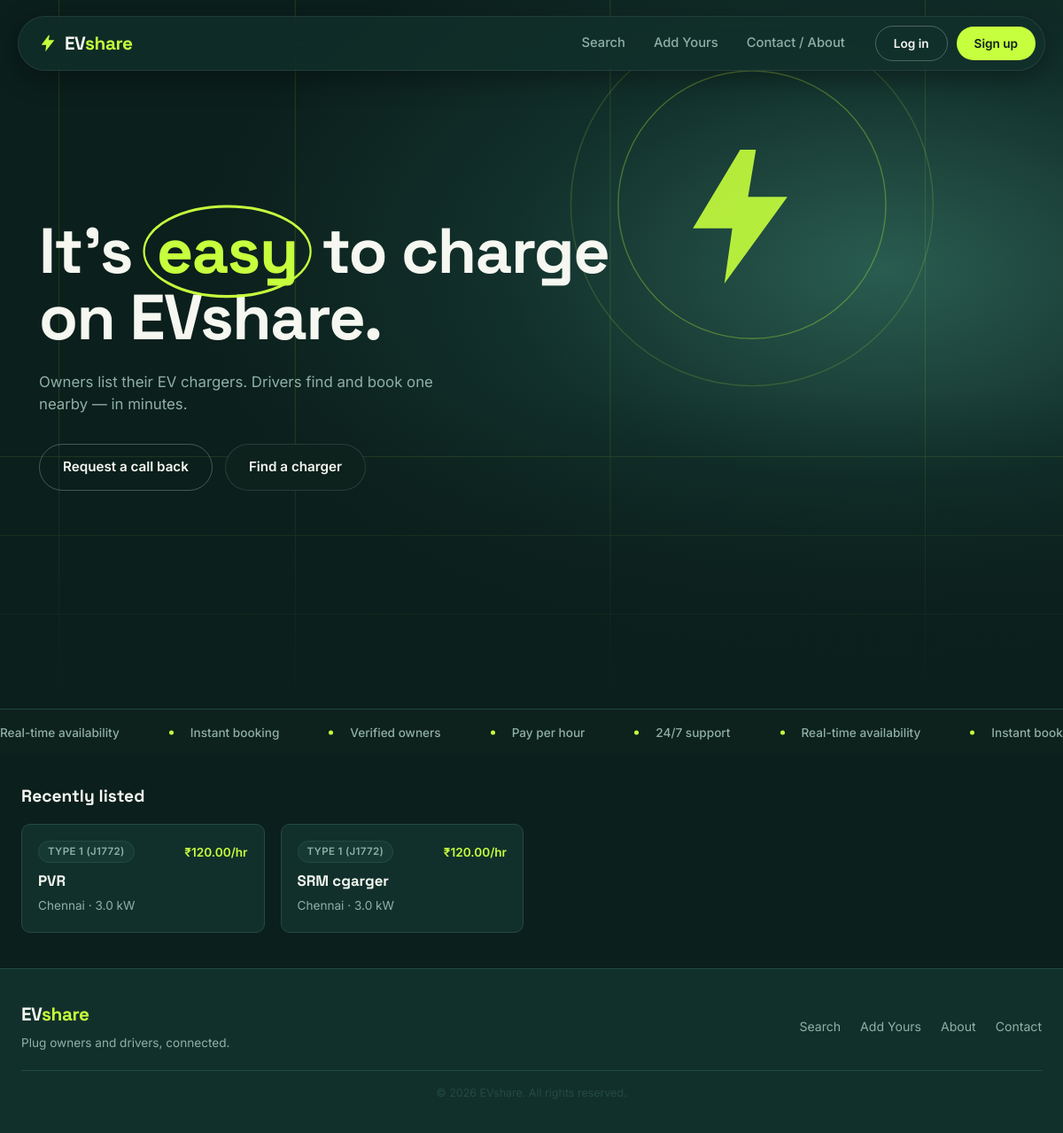
The page / on the database its author committed.
### EVshare/models.py (models this page shows, shortened)
class Charger(models.Model):
    owner = models.ForeignKey(
        settings.AUTH_USER_MODEL,
        on_delete=models.CASCADE,
        related_name='chargers'
    )
    title = models.CharField(max_length=100)
    address = models.CharField(max_length=255)
    city = models.CharField(max_length=100)
    latitude = models.DecimalField(max_digits=9, decimal_places=6, null=True, blank=True)
    longitude = models.DecimalField(max_digits=9, decimal_places=6, null=True, blank=True)
    connector_type = models.CharField(max_length=20, choices=CONNECTOR_CHOICES)
    power_kw = models.DecimalField(max_digits=5, decimal_places=1, help_text="Charging speed in kW")
    price_per_hour = models.DecimalField(max_digits=6, decimal_places=2)
    description = models.TextField(blank=True)
    is_available = models.BooleanField(default=True)
    created_at = models.DateTimeField(auto_now_add=True)
    class Meta:
        ordering = ['-created_at']

### EVshare/views.py (the view)
# urls.py: path('', views.home, name='home'),
def home(request):
    featured = Charger.objects.filter(is_available=True)[:6]
    return render(request, 'EVshare/home.html', {'featured': featured})

### EVshare/templates/EVshare/home.html (shortened to what this page needs)
{% extends "base.html" %}
{% load static %}
{% block main_class %}no-top-pad{% endblock %}
{% block pre_main %}
  <section class="hero-bleed">
    <div class="hero-bleed__bg" aria-hidden="true">
    </div>
    <div class="hero-bleed__content">
      <h1 class="hero-bleed__title">It&rsquo;s <span class="circled-word">easy<svg class="circled-word__ring" viewBox="0 0 220 90" preserveAspectRatio="none"><ellipse cx="110" cy="45" rx="106" ry="41"/></svg></span> to charge<br>on EVshare.</h1>
      <p class="hero-bleed__sub">Owners list their EV chargers. Drivers find and book one nearby — in minutes.</p>
      <div class="hero-bleed__actions">
        <a href="{% url 'contact' %}" class="btn btn-pill-outline btn-lg">Request a call back</a>
        <a href="{% url 'search_chargers' %}" class="btn btn-pill-solid-dark btn-lg">Find a charger</a>
      </div>
    </div>
  </section>
  <div class="ticker">
    <div class="ticker__track">
      <span>Real-time availability</span>
      <span>Instant booking</span>
      <span>Verified owners</span>
      <span>Pay per hour</span>
      <span>24/7 support</span>
      <span>Real-time availability</span>
      <span>Instant booking</span>
    </div>
  </div>
{% endblock %}
{% block content %}
<h2 class="side-title">Recently listed</h2>
<div class="card-grid">
  {% for charger in featured %}
    <a href="{% url 'charger_detail' charger.pk %}" class="card">
      <div class="card-top">
        <span class="badge">{{ charger.get_connector_type_display }}</span>
        <span class="card-price">₹{{ charger.price_per_hour }}/hr</span>
      </div>
      <h3>{{ charger.title }}</h3>
      <p class="card-meta">{{ charger.city }} · {{ charger.power_kw }} kW</p>
    </a>
  {% empty %}
    <p class="empty-state">No chargers listed yet — be the first!</p>
  {% endfor %}
</div>
{% endblock %}

### static/css/style.css (style rules this page uses)
:root { --ink: #0B1F1C; --panel: #12302B; --panel-2: #163a33; --line: #234B43; --paper: #F5F7F0; --muted: #8FB0A6; --charge: #C6FF3D; --charge-dim: #8FCB1F; --font-display: 'Space Grotesk', sans-serif; --font-body: 'Inter', sans-serif; --radius: 10px; --header-h: 72px; }
* { box-sizing: border-box; }
html { scroll-behavior: smooth; }
body { margin: 0; min-height: 100vh; display: flex; flex-direction: column; background: var(--ink) url('../images/site-background.svg') center top / cover no-repeat; color: var(--paper); font-family: var(--font-body); line-height: 1.5; }
a { color: inherit; text-decoration: none; }
.btn { display: inline-flex; align-items: center; gap: 8px; font-family: var(--font-body); font-weight: 600; font-size: 0.88rem; padding: 9px 18px; border-radius: 999px; border: 1px solid transparent; cursor: pointer; transition: transform .15s ease, background .2s ease, border-color .2s ease, color .2s ease; white-space: nowrap; }
body { padding-top: 0; }
.btn-pill-outline { display: inline-flex; align-items: center; gap: 8px; font-weight: 600; font-size: 0.85rem; padding: 9px 20px; border-radius: 999px; border: 1px solid rgba(255,255,255,0.25); color: var(--paper); background: transparent; transition: border-color .2s ease, color .2s ease, transform .15s ease; white-space: nowrap; }
.btn-pill-solid-dark { display: inline-flex; align-items: center; gap: 8px; font-weight: 600; font-size: 0.95rem; padding: 14px 28px; border-radius: 999px; border: none; color: var(--paper); background: #0d211d; border: 1px solid rgba(255,255,255,0.12); transition: background .2s ease, transform .15s ease; white-space: nowrap; }
.btn-lg { padding: 14px 26px; font-size: 0.95rem; }
.hero-bleed { position: relative; width: 100%; min-height: 100vh; display: flex; align-items: center; overflow: hidden; }
.hero-bleed__bg { position: absolute; inset: 0; z-index: 0; }
.hero-bleed__bg svg { width: 100%; height: 100%; display: block; }
.hero-bleed__content { position: relative; z-index: 1; max-width: 1160px; margin: 0 auto; padding: 0 24px; width: 100%; }
.hero-bleed__title { font-family: var(--font-display); font-weight: 700; font-size: clamp(2.4rem, 6vw, 4.6rem); line-height: 1.05; letter-spacing: -0.02em; margin: 0 0 22px; max-width: 900px; }
.circled-word { position: relative; display: inline-block; color: var(--charge); padding: 0 0.15em; }
.circled-word__ring { position: absolute; inset: -0.25em -0.1em; width: calc(100% + 0.2em); height: calc(100% + 0.5em); pointer-events: none; }
.hero-bleed__sub { color: var(--muted); font-size: 1.05rem; max-width: 480px; margin: 0 0 32px; }
.hero-bleed__actions { display: flex; gap: 14px; flex-wrap: wrap; }
.ticker { position: relative; width: 100%; overflow: hidden; background: #0d211d; border-top: 1px solid var(--line); padding: 16px 0; }
.ticker__track { display: flex; gap: 40px; white-space: nowrap; animation: ticker-scroll 22s linear infinite; width: max-content; }
.ticker__track span { color: var(--muted); font-size: 0.85rem; font-weight: 500; position: relative; padding-left: 40px; }
.ticker__track span::before { content: ""; position: absolute; left: 16px; top: 50%; transform: translateY(-50%); width: 5px; height: 5px; border-radius: 50%; background: var(--charge); }
.ticker__track span:first-child { padding-left: 0; }
.ticker__track span:first-child::before { display: none; }
.side-title { font-family: var(--font-display); font-size: 1.2rem; margin: 32px 0 16px; }
.card-grid { display: grid; grid-template-columns: repeat(auto-fill, minmax(240px, 1fr)); gap: 18px; }
.card { display: block; background: var(--panel); border: 1px solid var(--line); border-radius: var(--radius); padding: 18px; transition: border-color .2s ease, transform .2s ease; }
.card h3 { font-family: var(--font-display); margin: 8px 0 4px; font-size: 1.05rem; }
.card-top { display: flex; justify-content: space-between; align-items: center; }
.card-price { color: var(--charge); font-weight: 600; font-size: 0.85rem; }
.card-meta { color: var(--muted); font-size: 0.85rem; margin: 2px 0; }
.badge { display: inline-block; background: var(--panel-2); border: 1px solid var(--line); color: var(--muted); font-size: 0.72rem; font-weight: 600; padding: 3px 10px; border-radius: 999px; text-transform: uppercase; letter-spacing: 0.03em; }

### rows shown on the page
Charger: connector_type "TYPE 1 (J1772)", price_per_hour "120.00", title "PVR", city "Chennai", power_kw "3.0"
Charger: connector_type "TYPE 1 (J1772)", price_per_hour "120.00", title "SRM cgarger", city "Chennai", power_kw "3.0"
